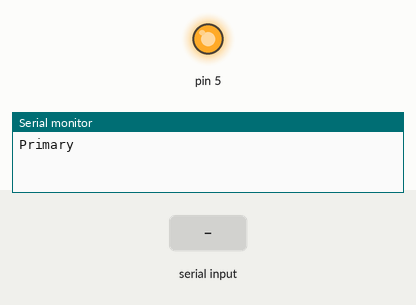
Recording of a sketch running on a simulated Arduino Nano, built with avr-gcc and run on an emulated ATmega328P. Parts: output pins drawn as LEDs (lit = HIGH), the last lines printed to the serial monitor. The test bench sets the inputs (shaded band).

Above: at 1.2 s.
1.3 s: "on" received over the second serial link
At 1.7 s:
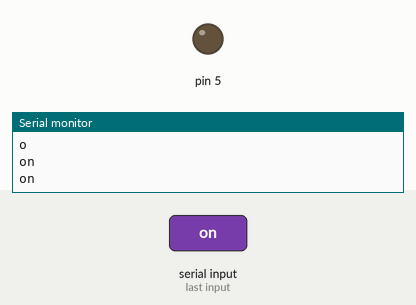
2.8 s: "off" received over the second serial link
At 4.1 s:
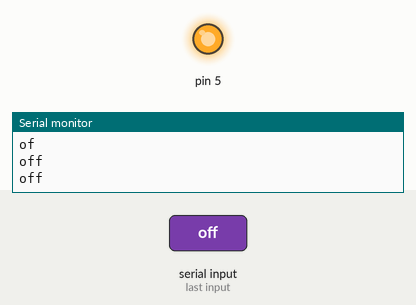
Timing chart, 0 to 5.8 s (numbered marks = the images above; inputs shaded):
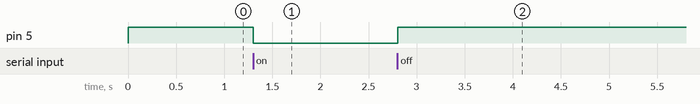

The sketch:

secondary.ino
```cpp
/* 웹을 통한 릴레이 무선제어 secondary */
/* ATmega328P(arduino nano) */
#include <SoftwareSerial.h>

SoftwareSerial HC12(9, 10);

void setup() {
  Serial.begin(115200);
  HC12.begin(9600);

  pinMode(5, OUTPUT);
  digitalWrite(5, HIGH);

  Serial.println("Primary");
}

void loop() {
  String input = "";
  while (HC12.available()) {
    input += (char) HC12.read();
    Serial.println(input);
    delay(1);
  }

  if (input != "") {
    Serial.println(input);
    if (input == "on") {
      digitalWrite(5, LOW);
    }
    else if (input == "off") {
      digitalWrite(5, HIGH);
    }
    input = "";
  }
}
```

Measured:
- after the input at 1.3 s, pin 5: HIGH → LOW at once
- after the input at 2.8 s, pin 5: LOW → HIGH at once
